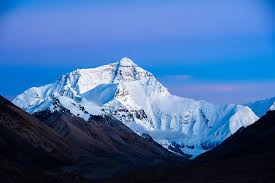
#> input picture 26-1/chap1/mt.jpg, 275 x 183 px, found by its file name
$ jupyter execute chap131.ipynb
#> lines starting #> are read from the running program, lines starting #| are printed output that depends on the picture; after the words box and inside, x2 and y2 are one past the last pixel; in counts of white or black regions, pixels touching at a corner belong together
### Basic Operations on Images

[cell 1]
import numpy as np
import cv2
from matplotlib import pyplot as plt

[cell 2]
img = cv2.imread('mt.jpg')
#> img is the input picture: shape (183, 275, 3); mean B, G, R 159.2, 106.3, 66.3

[cell 3]
px = img[100,100]
#> px = [205, 141, 77]
print (px)
#| [205 141  77]

[cell 4]
blue = img[100,100,0]
#> blue = 205
print (blue)
#| 205

[cell 5]
img[100,100] = [255,255,255]
#> img: shape (183, 275, 3); under 0.01% of pixels changed, all inside (x1, y1, x2, y2) = (100, 100, 101, 101)
print (img[100,100])
#| [255 255 255]

[cell 6]
img[60:60, 60:100] = [0,0,255] #Blue, Green, Red

[cell 7]
img[50:110, 80:120, 2] = 255
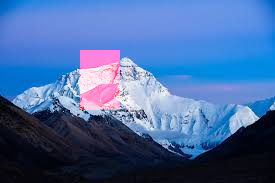
#> img: shape (183, 275, 3); mean B, G, R 159.2, 106.3, 72.3

[cell 8]
cv2.namedWindow('image', cv2.WINDOW_NORMAL)
cv2.imshow('image',img)
cv2.waitKey(0)
cv2.destroyAllWindows()

[cell 9]
import cv2
import numpy as np
from matplotlib import pyplot as plt

[cell 10]
BLUE = [255,0,0]
img1 = cv2.imread('OpenCV_logo_black-2.png')
replicate = cv2.copyMakeBorder(img1,10,10,10,10,cv2.BORDER_REPLICATE)
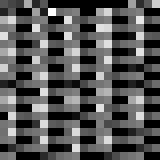
#> replicate: shape (20, 20) (shown 8 times larger); min 0, max 255, mean 84.3
reflect = cv2.copyMakeBorder(img1,10,10,10,10,cv2.BORDER_REFLECT)
reflect101 = cv2.copyMakeBorder(img1,10,10,10,10,cv2.BORDER_REFLECT_101)
wrap = cv2.copyMakeBorder(img1,10,10,10,10,cv2.BORDER_WRAP)
constant= cv2.copyMakeBorder(img1,10,10,10,10,cv2.BORDER_CONSTANT,value=BLUE)
plt.subplot(231),plt.imshow(img1,'gray'),plt.title('ORIGINAL')
plt.subplot(232),plt.imshow(replicate,'gray'),plt.title('REPLICATE')
plt.subplot(233),plt.imshow(reflect,'gray'),plt.title('REFLECT')
plt.subplot(234),plt.imshow(reflect101,'gray'),plt.title('REFLECT_101')
plt.subplot(235),plt.imshow(wrap,'gray'),plt.title('WRAP')
plt.subplot(236),plt.imshow(constant,'gray'),plt.title('CONSTANT')
plt.show()
